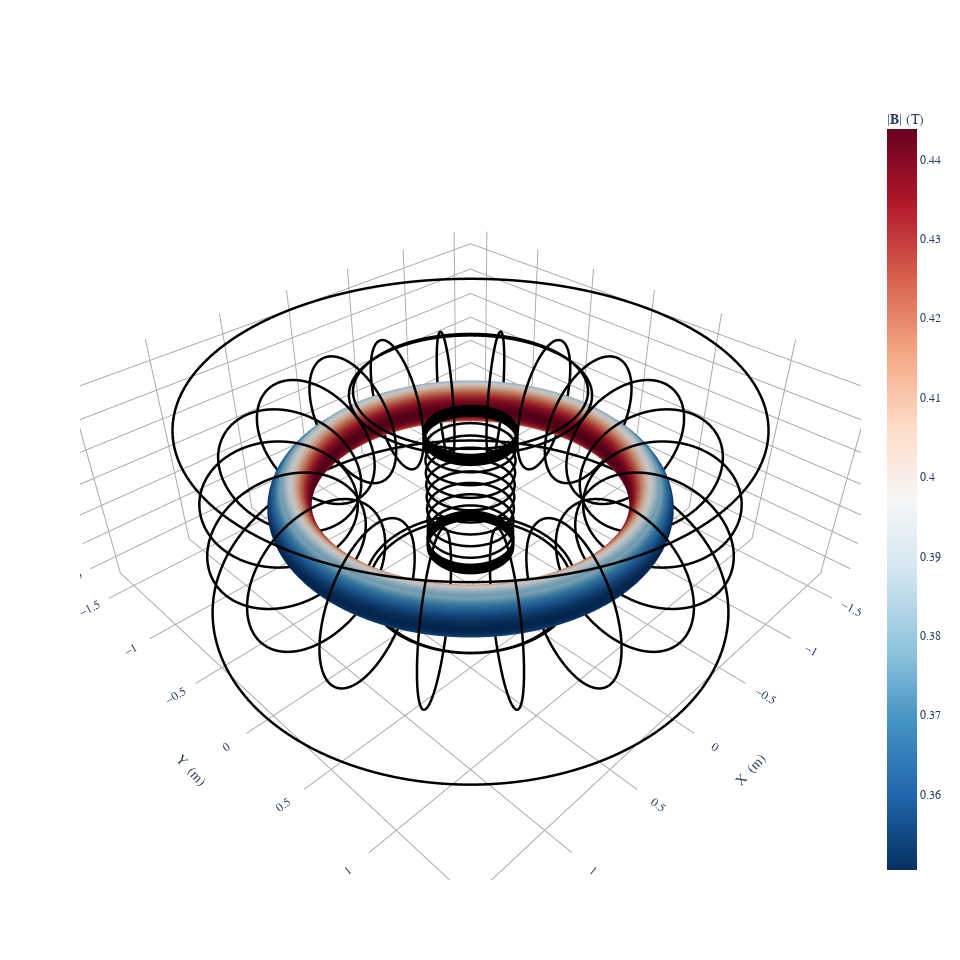

Write notebook code for a chart like this one.
### Code cell
fig = plot_coils(field)
plot_3d(eq, "|B|", fig=fig)

### Figure 1 — Plotly figure (JSON) as saved in the notebook; plotly's stock layout.template omitted (floating-point values rounded to 4 significant figures; data arrays with more than 128 entries replaced by an {"elided": "..."} marker saying what was removed)
{"data": [{"hovertext": "Current = -100520.66083440566 (A)", "line": {"color": "black", "dash": "solid", "width": 5}, "marker": {"opacity": 0, "size": 0}, "name": "TF coil", "showlegend": false, "type": "scatter3d", "x": {"elided": "801 float values"}, "y": {"elided": "801 float values"}, "z": {"elided": "801 float values"}}, {"hovertext": "Current = -100520.66083440566 (A)", "line": {"color": "black", "dash": "solid", "width": 5}, "marker": {"opacity": 0, "size": 0}, "name": "TF coil", "showlegend": false, "type": "scatter3d", "x": {"elided": "801 float values"}, "y": {"elided": "801 float values"}, "z": {"elided": "801 float values"}}, {"hovertext": "Current = -100520.66083440566 (A)", "line": {"color": "black", "dash": "solid", "width": 5}, "marker": {"opacity": 0, "size": 0}, "name": "TF coil", "showlegend": false, "type": "scatter3d", "x": {"elided": "801 float values"}, "y": {"elided": "801 float values"}, "z": {"elided": "801 float values"}}, {"hovertext": "Current = -100520.66083440566 (A)", "line": {"color": "black", "dash": "solid", "width": 5}, "marker": {"opacity": 0, "size": 0}, "name": "TF coil", "showlegend": false, "type": "scatter3d", "x": {"elided": "801 float values"}, "y": {"elided": "801 float values"}, "z": {"elided": "801 float values"}}, {"hovertext": "Current = -100520.66083440566 (A)", "line": {"color": "black", "dash": "solid", "width": 5}, "marker": {"opacity": 0, "size": 0}, "name": "TF coil", "showlegend": false, "type": "scatter3d", "x": {"elided": "801 float values"}, "y": {"elided": "801 float values"}, "z": {"elided": "801 float values"}}, {"hovertext": "Current = -100520.66083440566 (A)", "line": {"color": "black", "dash": "solid", "width": 5}, "marker": {"opacity": 0, "size": 0}, "name": "TF coil", "showlegend": false, "type": "scatter3d", "x": {"elided": "801 float values"}, "y": {"elided": "801 float values"}, "z": {"elided": "801 float values"}}, {"hovertext": "Current = -100520.66083440566 (A)", "line": {"color": "black", "dash": "solid", "width": 5}, "marker": {"opacity": 0, "size": 0}, "name": "TF coil", "showlegend": false, "type": "scatter3d", "x": {"elided": "801 float values"}, "y": {"elided": "801 float values"}, "z": {"elided": "801 float values"}}, {"hovertext": "Current = -100520.66083440566 (A)", "line": {"color": "black", "dash": "solid", "width": 5}, "marker": {"opacity": 0, "size": 0}, "name": "TF coil", "showlegend": false, "type": "scatter3d", "x": {"elided": "801 float values"}, "y": {"elided": "801 float values"}, "z": {"elided": "801 float values"}}, {"hovertext": "Current = -100520.66083440566 (A)", "line": {"color": "black", "dash": "solid", "width": 5}, "marker": {"opacity": 0, "size": 0}, "name": "TF coil", "showlegend": false, "type": "scatter3d", "x": {"elided": "801 float values"}, "y": {"elided": "801 float values"}, "z": {"elided": "801 float values"}}, {"hovertext": "Current = -100520.66083440566 (A)", "line": {"color": "black", "dash": "solid", "width": 5}, "marker": {"opacity": 0, "size": 0}, "name": "TF coil", "showlegend": false, "type": "scatter3d", "x": {"elided": "801 float values"}, "y": {"elided": "801 float values"}, "z": {"elided": "801 float values"}}, {"hovertext": "Current = -100520.66083440566 (A)", "line": {"color": "black", "dash": "solid", "width": 5}, "marker": {"opacity": 0, "size": 0}, "name": "TF coil", "showlegend": false, "type": "scatter3d", "x": {"elided": "801 float values"}, "y": {"elided": "801 float values"}, "z": {"elided": "801 float values"}}, {"hovertext": "Current = -100520.66083440566 (A)", "line": {"color": "black", "dash": "solid", "width": 5}, "marker": {"opacity": 0, "size": 0}, "name": "TF coil", "showlegend": false, "type": "scatter3d", "x": {"elided": "801 float values"}, "y": {"elided": "801 float values"}, "z": {"elided": "801 float values"}}, {"hovertext": "Current = -100520.66083440566 (A)", "line": {"color": "black", "dash": "solid", "width": 5}, "marker": {"opacity": 0, "size": 0}, "name": "TF coil", "showlegend": false, "type": "scatter3d", "x": {"elided": "801 float values"}, "y": {"elided": "801 float values"}, "z": {"elided": "801 float values"}}, {"hovertext": "Current = -100520.66083440566 (A)", "line": {"color": "black", "dash": "solid", "width": 5}, "marker": {"opacity": 0, "size": 0}, "name": "TF coil", "showlegend": false, "type": "scatter3d", "x": {"elided": "801 float values"}, "y": {"elided": "801 float values"}, "z": {"elided": "801 float values"}}, {"hovertext": "Current = -100520.66083440566 (A)", "line": {"color": "black", "dash": "solid", "width": 5}, "marker": {"opacity": 0, "size": 0}, "name": "TF coil", "showlegend": false, "type": "scatter3d", "x": {"elided": "801 float values"}, "y": {"elided": "801 float values"}, "z": {"elided": "801 float values"}}, {"hovertext": "Current = -100520.66083440566 (A)", "line": {"color": "black", "dash": "solid", "width": 5}, "marker": {"opacity": 0, "size": 0}, "name": "TF coil", "showlegend": false, "type": "scatter3d", "x": {"elided": "801 float values"}, "y": {"elided": "801 float values"}, "z": {"elided": "801 float values"}}, {"hovertext": "Current = -100520.66083440566 (A)", "line": {"color": "black", "dash": "solid", "width": 5}, "marker": {"opacity": 0, "size": 0}, "name": "TF coil", "showlegend": false, "type": "scatter3d", "x": {"elided": "801 float values"}, "y": {"elided": "801 float values"}, "z": {"elided": "801 float values"}}, {"hovertext": "Current = -100520.66083440566 (A)", "line": {"color": "black", "dash": "solid", "width": 5}, "marker": {"opacity": 0, "size": 0}, "name": "TF coil", "showlegend": false, "type": "scatter3d", "x": {"elided": "801 float values"}, "y": {"elided": "801 float values"}, "z": {"elided": "801 float values"}}, {"hovertext": "Current = -100520.66083440566 (A)", "line": {"color": "black", "dash": "solid", "width": 5}, "marker": {"opacity": 0, "size": 0}, "name": "TF coil", "showlegend": false, "type": "scatter3d", "x": {"elided": "801 float values"}, "y": {"elided": "801 float values"}, "z": {"elided": "801 float values"}}, {"hovertext": "Current = -100520.66083440566 (A)", "line": {"color": "black", "dash": "solid", "width": 5}, "marker": {"opacity": 0, "size": 0}, "name": "TF coil", "showlegend": false, "type": "scatter3d", "x": {"elided": "801 float values"}, "y": {"elided": "801 float values"}, "z": {"elided": "801 float values"}}, {"hovertext": "Current = -8800.0 (A)", "line": {"color": "black", "dash": "solid", "width": 5}, "marker": {"opacity": 0, "size": 0}, "name": "Outer VF coil", "showlegend": false, "type": "scatter3d", "x": {"elided": "801 float values"}, "y": {"elided": "801 float values"}, "z": {"elided": "801 float values"}}, {"hovertext": "Current = -8800.0 (A)", "line": {"color": "black", "dash": "solid", "width": 5}, "marker": {"opacity": 0, "size": 0}, "name": "Outer VF coil", "showlegend": false, "type": "scatter3d", "x": {"elided": "801 float values"}, "y": {"elided": "801 float values"}, "z": {"elided": "801 float values"}}, {"hovertext": "Current = 2200.0 (A)", "line": {"color": "black", "dash": "solid", "width": 5}, "marker": {"opacity": 0, "size": 0}, "name": "Inner VF coil", "showlegend": false, "type": "scatter3d", "x": {"elided": "801 float values"}, "y": {"elided": "801 float values"}, "z": {"elided": "801 float values"}}, {"hovertext": "Current = 2200.0 (A)", "line": {"color": "black", "dash": "solid", "width": 5}, "marker": {"opacity": 0, "size": 0}, "name": "Inner VF coil", "showlegend": false, "type": "scatter3d", "x": {"elided": "801 float values"}, "y": {"elided": "801 float values"}, "z": {"elided": "801 float values"}}, {"hovertext": "Current = 2200.0 (A)", "line": {"color": "black", "dash": "solid", "width": 5}, "marker": {"opacity": 0, "size": 0}, "name": "Inner VF coil", "showlegend": false, "type": "scatter3d", "x": {"elided": "801 float values"}, "y": {"elided": "801 float values"}, "z": {"elided": "801 float values"}}, {"hovertext": "Current = 2200.0 (A)", "line": {"color": "black", "dash": "solid", "width": 5}, "marker": {"opacity": 0, "size": 0}, "name": "Inner VF coil", "showlegend": false, "type": "scatter3d", "x": {"elided": "801 float values"}, "y": {"elided": "801 float values"}, "z": {"elided": "801 float values"}}, {"hovertext": "Current = 2200.0 (A)", "line": {"color": "black", "dash": "solid", "width": 5}, "marker": {"opacity": 0, "size": 0}, "name": "Inner VF coil", "showlegend": false, "type": "scatter3d", "x": {"elided": "801 float values"}, "y": {"elided": "801 float values"}, "z": {"elided": "801 float values"}}, {"hovertext": "Current = 2200.0 (A)", "line": {"color": "black", "dash": "solid", "width": 5}, "marker": {"opacity": 0, "size": 0}, "name": "Inner VF coil", "showlegend": false, "type": "scatter3d", "x": {"elided": "801 float values"}, "y": {"elided": "801 float values"}, "z": {"elided": "801 float values"}}, {"hovertext": "Current = 2200.0 (A)", "line": {"color": "black", "dash": "solid", "width": 5}, "marker": {"opacity": 0, "size": 0}, "name": "Inner VF coil", "showlegend": false, "type": "scatter3d", "x": {"elided": "801 float values"}, "y": {"elided": "801 float values"}, "z": {"elided": "801 float values"}}, {"hovertext": "Current = 2200.0 (A)", "line": {"color": "black", "dash": "solid", "width": 5}, "marker": {"opacity": 0, "size": 0}, "name": "Inner VF coil", "showlegend": false, "type": "scatter3d", "x": {"elided": "801 float values"}, "y": {"elided": "801 float values"}, "z": {"elided": "801 float values"}}, {"hovertext": "Current = 2200.0 (A)", "line": {"color": "black", "dash": "solid", "width": 5}, "marker": {"opacity": 0, "size": 0}, "name": "Inner VF coil", "showlegend": false, "type": "scatter3d", "x": {"elided": "801 float values"}, "y": {"elided": "801 float values"}, "z": {"elided": "801 float values"}}, {"hovertext": "Current = 2200.0 (A)", "line": {"color": "black", "dash": "solid", "width": 5}, "marker": {"opacity": 0, "size": 0}, "name": "Inner VF coil", "showlegend": false, "type": "scatter3d", "x": {"elided": "801 float values"}, "y": {"elided": "801 float values"}, "z": {"elided": "801 float values"}}, {"hovertext": "Current = 2200.0 (A)", "line": {"color": "black", "dash": "solid", "width": 5}, "marker": {"opacity": 0, "size": 0}, "name": "Inner VF coil", "showlegend": false, "type": "scatter3d", "x": {"elided": "801 float values"}, "y": {"elided": "801 float values"}, "z": {"elided": "801 float values"}}, {"hovertext": "Current = 2200.0 (A)", "line": {"color": "black", "dash": "solid", "width": 5}, "marker": {"opacity": 0, "size": 0}, "name": "Inner VF coil", "showlegend": false, "type": "scatter3d", "x": {"elided": "801 float values"}, "y": {"elided": "801 float values"}, "z": {"elided": "801 float values"}}, {"hovertext": "Current = -7400.0 (A)", "line": {"color": "black", "dash": "solid", "width": 5}, "marker": {"opacity": 0, "size": 0}, "name": "Inner OH coil", "showlegend": false, "type": "scatter3d", "x": {"elided": "801 float values"}, "y": {"elided": "801 float values"}, "z": {"elided": "801 float values"}}, {"hovertext": "Current = -7400.0 (A)", "line": {"color": "black", "dash": "solid", "width": 5}, "marker": {"opacity": 0, "size": 0}, "name": "Inner OH coil", "showlegend": false, "type": "scatter3d", "x": {"elided": "801 float values"}, "y": {"elided": "801 float values"}, "z": {"elided": "801 float values"}}, {"hovertext": "Current = -7400.0 (A)", "line": {"color": "black", "dash": "solid", "width": 5}, "marker": {"opacity": 0, "size": 0}, "name": "Inner OH coil", "showlegend": false, "type": "scatter3d", "x": {"elided": "801 float values"}, "y": {"elided": "801 float values"}, "z": {"elided": "801 float values"}}, {"hovertext": "Current = -7400.0 (A)", "line": {"color": "black", "dash": "solid", "width": 5}, "marker": {"opacity": 0, "size": 0}, "name": "Inner OH coil", "showlegend": false, "type": "scatter3d", "x": {"elided": "801 float values"}, "y": {"elided": "801 float values"}, "z": {"elided": "801 float values"}}, {"hovertext": "Current = -7400.0 (A)", "line": {"color": "black", "dash": "solid", "width": 5}, "marker": {"opacity": 0, "size": 0}, "name": "Inner OH coil", "showlegend": false, "type": "scatter3d", "x": {"elided": "801 float values"}, "y": {"elided": "801 float values"}, "z": {"elided": "801 float values"}}, {"hovertext": "Current = -7400.0 (A)", "line": {"color": "black", "dash": "solid", "width": 5}, "marker": {"opacity": 0, "size": 0}, "name": "Inner OH coil", "showlegend": false, "type": "scatter3d", "x": {"elided": "801 float values"}, "y": {"elided": "801 float values"}, "z": {"elided": "801 float values"}}, {"hovertext": "Current = -7400.0 (A)", "line": {"color": "black", "dash": "solid", "width": 5}, "marker": {"opacity": 0, "size": 0}, "name": "Inner OH coil", "showlegend": false, "type": "scatter3d", "x": {"elided": "801 float values"}, "y": {"elided": "801 float values"}, "z": {"elided": "801 float values"}}, {"hovertext": "Current = -7400.0 (A)", "line": {"color": "black", "dash": "solid", "width": 5}, "marker": {"opacity": 0, "size": 0}, "name": "Inner OH coil", "showlegend": false, "type": "scatter3d", "x": {"elided": "801 float values"}, "y": {"elided": "801 float values"}, "z": {"elided": "801 float values"}}, {"hovertext": "Current = -7400.0 (A)", "line": {"color": "black", "dash": "solid", "width": 5}, "marker": {"opacity": 0, "size": 0}, "name": "Outer OH coil", "showlegend": false, "type": "scatter3d", "x": {"elided": "801 float values"}, "y": {"elided": "801 float values"}, "z": {"elided": "801 float values"}}, {"hovertext": "Current = -7400.0 (A)", "line": {"color": "black", "dash": "solid", "width": 5}, "marker": {"opacity": 0, "size": 0}, "name": "Outer OH coil", "showlegend": false, "type": "scatter3d", "x": {"elided": "801 float values"}, "y": {"elided": "801 float values"}, "z": {"elided": "801 float values"}}, {"hovertext": "Current = -7400.0 (A)", "line": {"color": "black", "dash": "solid", "width": 5}, "marker": {"opacity": 0, "size": 0}, "name": "Outer OH coil", "showlegend": false, "type": "scatter3d", "x": {"elided": "801 float values"}, "y": {"elided": "801 float values"}, "z": {"elided": "801 float values"}}, {"hovertext": "Current = -7400.0 (A)", "line": {"color": "black", "dash": "solid", "width": 5}, "marker": {"opacity": 0, "size": 0}, "name": "Outer OH coil", "showlegend": false, "type": "scatter3d", "x": {"elided": "801 float values"}, "y": {"elided": "801 float values"}, "z": {"elided": "801 float values"}}, {"colorbar": {"title": {"text": "|𝐁| (T)"}}, "colorscale": [[0, "rgb(5,48,97)"], [0.1, "rgb(33,102,172)"], [0.2, "rgb(67,147,195)"], [0.3, "rgb(146,197,222)"], [0.4, "rgb(209,229,240)"], [0.5, "rgb(247,247,247)"], [0.6, "rgb(253,219,199)"], [0.7, "rgb(244,165,130)"], [0.8, "rgb(214,96,77)"], [0.9, "rgb(178,24,43)"], [1, "rgb(103,0,31)"]], "flatshading": true, "i": {"elided": "20200 int values"}, "intensity": {"elided": "10201 float values"}, "j": {"elided": "20200 int values"}, "k": {"elided": "20200 int values"}, "name": "|𝐁| (T)", "opacity": 1, "showscale": true, "type": "mesh3d", "x": {"elided": "10201 float values"}, "y": {"elided": "10201 float values"}, "z": {"elided": "10201 float values"}}], "layout": {"font": {"family": "Times"}, "height": 960.2, "scene": {"aspectmode": "data", "xaxis": {"backgroundcolor": "white", "gridcolor": "darkgrey", "showbackground": false, "showgrid": true, "showticklabels": true, "title": {"text": "X  (m)"}, "zeroline": true, "zerolinecolor": "darkgrey"}, "yaxis": {"backgroundcolor": "white", "gridcolor": "darkgrey", "showbackground": false, "showgrid": true, "showticklabels": true, "title": {"text": "Y  (m)"}, "zeroline": true, "zerolinecolor": "darkgrey"}, "zaxis": {"backgroundcolor": "white", "gridcolor": "darkgrey", "showbackground": false, "showgrid": true, "showticklabels": true, "title": {"text": "Z  (m)"}, "zeroline": true, "zerolinecolor": "darkgrey"}}, "title": {"text": "", "x": 0.5, "xanchor": "center", "y": 0.9, "yanchor": "top"}, "width": 960.2}}
